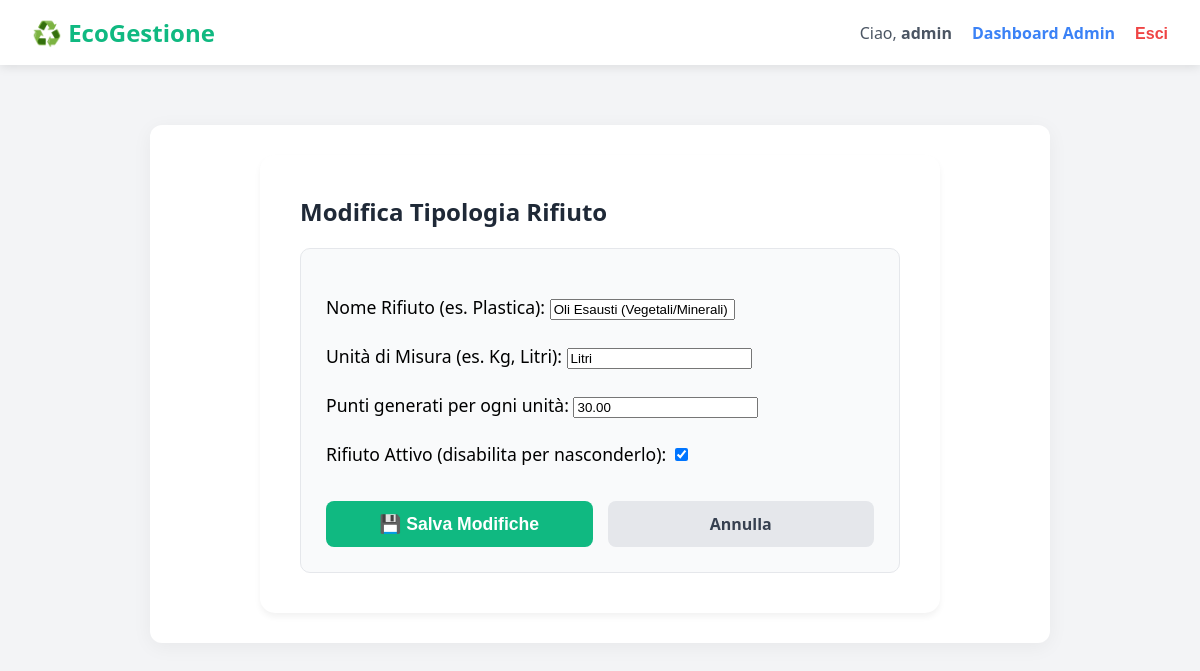
Page /gestisci-rifiuto/2/ (signed in) on the committed database.
### gestione_rifiuti/models.py (models this page shows, shortened)
class TipologiaRifiuto(models.Model): # Definisce una tabella che mappa i tipi di rifiuto (es. Plastica, Vetro, Carta)
    nome = models.CharField(max_length=100) # Colonna di testo per il nome della tipologia di rifiuto, massimo 100 caratteri
    unita_di_misura = models.CharField(max_length=10) # Colonna di testo per indicare l'unità (es. "kg", "litri", "pezzi")
    punti_per_unita = models.DecimalField(max_digits=10, decimal_places=2) # Colonna decimale: indica quanti punti vale 1 unità di questo rifiuto (fino a 10 cifre totali, di cui 2 decimali)
    attivo = models.BooleanField(default=True)  # <-- AGGIUNTO # Colonna VERO/FALSO per disabilitare vecchie tipologie di rifiuti senza cancellarle dal DB. Default VERO.

### gestione_rifiuti/views.py (the view)
# urls.py: path('gestisci-rifiuto/', views.gestisci_rifiuto, name='aggiungi_rifiuto'),
@staff_member_required(login_url='/login/') # Accesso riservato allo staff
def gestisci_rifiuto(request, pk=None): # Funzione usata SIA per creare un nuovo rifiuto, SIA per modificarne uno esistente (pk = Primary Key)
    rifiuto = TipologiaRifiuto.objects.get(pk=pk) if pk else None # Se l'URL contiene un ID (pk), recupera quel rifiuto. Se non c'è, `rifiuto` diventa None (vuol dire che ne stiamo creando uno nuovo)
    if request.method == 'POST': # Se l'admin sta salvando il modulo
        form = TipologiaRifiutoForm(request.POST, instance=rifiuto) # Riempie il modulo con i dati inviati, sovrascrivendo l'oggetto esistente se stiamo modificando
        if form.is_valid(): # Controlla che i dati (nome, punti, ecc.) siano validi
            form.save() # Salva la modifica o la creazione nel database
            return redirect('dashboard_admin') # Torna al pannello di controllo
    else: # Se l'admin ha solo aperto la pagina per vedere il modulo
        form = TipologiaRifiutoForm(instance=rifiuto) # Crea un modulo. Se stiamo modificando, lo pre-compila con i dati vecchi. Se è nuovo, è vuoto
    titolo = "Modifica Tipologia Rifiuto" if pk else "Aggiungi Nuova Tipologia Rifiuto" # Sceglie il titolo della pagina dinamicamente
    return render(request, 'gestione_rifiuti/form_admin.html', {'form': form, 'titolo': titolo}) # Mostra il modulo all'admin

### gestione_rifiuti/forms.py
class TipologiaRifiutoForm(forms.ModelForm): # Crea il modulo per permettere all'admin di aggiungere o modificare un tipo di rifiuto
    class Meta:
        model = TipologiaRifiuto # Lo collega al modello TipologiaRifiuto
        fields = ['nome', 'unita_di_misura', 'punti_per_unita', 'attivo'] # Mostra all'admin questi quattro campi
        labels = { # Personalizza le etichette di testo mostrate sopra ogni campo per renderle più comprensibili a chi compila
            'nome': 'Nome Rifiuto (es. Plastica)',
            'unita_di_misura': 'Unità di Misura (es. Kg, Litri)',
            'punti_per_unita': 'Punti generati per ogni unità',
            'attivo': 'Rifiuto Attivo (disabilita per nasconderlo)'
        }

### gestione_rifiuti/templates/gestione_rifiuti/form_admin.html (shortened to what this page needs)
{% extends 'gestione_rifiuti/base.html' %}
{% block content %}
<div style="max-width: 600px; margin: 0 auto; background: white; padding: 40px; border-radius: 15px; box-shadow: 0 4px 6px rgba(0,0,0,0.05);">
    <h2 style="color: #1f2937; margin-top: 0; margin-bottom: 20px;">{{ titolo }}</h2>
    <form method="POST" style="background: #f9fafb; padding: 25px; border-radius: 10px; border: 1px solid #e5e7eb;">
        <div style="margin-bottom: 20px; font-size: 1.1rem; line-height: 1.8;">
            {{ form.as_p }}
        </div>
        <div style="display: flex; gap: 15px; margin-top: 30px;">
            <button type="submit" class="btn" style="flex: 1; padding: 12px; font-size: 1.1rem;">💾 Salva Modifiche</button>
            <a href="{% url 'dashboard_admin' %}" style="flex: 1; text-align: center; padding: 12px; background: #e5e7eb; color: #374151; font-weight: bold; border-radius: 8px; text-decoration: none;">Annulla</a>
        </div>
    </form>
</div>
{% endblock %}

### gestione_rifiuti/templates/gestione_rifiuti/base.html (shortened to what this page needs)
<!DOCTYPE html>
<html lang="it">
<head>
</head>
<body>
    <nav class="navbar">
        <a href="/" class="navbar-brand">♻️ EcoGestione</a>
 <div style="display: flex; align-items: center; gap: 20px;">
    {% if user.is_authenticated %}
        <span style="color: #4b5563;">Ciao, <strong>{{ user.username }}</strong></span>
        {% if user.is_superuser %}
            <a href="/dashboard-admin/" style="color: #3b82f6; font-weight: bold; text-decoration: none;">Dashboard Admin</a>
        {% elif user.operatoreecologico %}
            <a href="/punto-cassa/" style="color: #10b981; font-weight: bold; text-decoration: none;">Punto Cassa</a>
        {% else %}
            <a href="/profilo/" style="color: #374151; text-decoration: none; font-weight: bold;">Profilo</a>
            <a href="/area-riscatto/" style="color: #d97706; text-decoration: none; font-weight: bold;">🎁 Premi</a>
        {% endif %}
        <form action="/logout/" method="post" style="display:inline; margin: 0;">
            <button type="submit" style="background: none; border: none; color: #ef4444; font-weight: bold; cursor: pointer; font-size: 1rem; padding: 0;">Esci</button>
        </form>
    {% else %}
        <a href="/login/" style="color: #374151; text-decoration: none; font-weight: bold;">Accedi</a>
        <a href="/registrazione/" style="background: #10b981; color: white; padding: 8px 15px; border-radius: 8px; text-decoration: none; font-weight: bold;">Registrati</a>
    {% endif %}
</div>
    </nav>
    <div class="container">
        <div class="card">
            {% block content %}
            {% endblock %}
        </div>
    </div>
</body>
</html>

### gestione_rifiuti/templates/gestione_rifiuti/base.html (style rules this page uses)
:root { --primary: #10b981; --primary-hover: #059669; --dark: #1f2937; --light: #f3f4f6; --white: #ffffff; }
body { font-family: 'Segoe UI', sans-serif; background-color: var(--light); margin: 0; padding: 0; }
.navbar { background-color: var(--white); padding: 1rem 2rem; display: flex; justify-content: space-between; align-items: center; box-shadow: 0 2px 10px rgba(0,0,0,0.1); position: sticky; top: 0; z-index: 1000; }
.navbar-brand { font-size: 1.5rem; font-weight: bold; color: var(--primary); text-decoration: none; }
.container { max-width: 900px; margin: 40px auto; padding: 20px; }
.card { background: var(--white); padding: 30px; border-radius: 12px; box-shadow: 0 4px 20px rgba(0,0,0,0.05); }
.btn { background: var(--primary); color: white; padding: 10px 20px; border-radius: 8px; text-decoration: none; display: inline-block; border: none; cursor: pointer; font-weight: bold; }

### rows in the picture
TipologiaRifiuto: nome "Oli Esausti (Vegetali/Minerali)", unita_di_misura "Litri", punti_per_unita "30.00", attivo "☑"

### other values in the picture
{{ user.username }} "admin"
{{ titolo }} "Modifica Tipologia Rifiuto"
